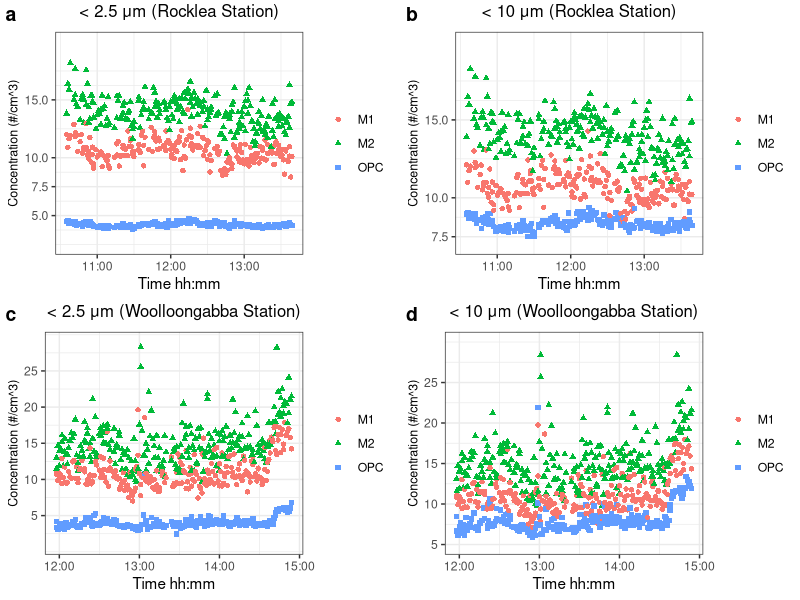

Generate this figure with R:
## ---- chunk 1
knitr::opts_chunk$set(echo = TRUE)
## ---- chunk 2
library(tidyverse)
library(ggplot2)
rock2.5 <- read.csv("Data/Rocklea station 2.5um.csv")
rock10 <- read.csv("Data/Rocklea station 10um.csv")
wool2.5 <- read.csv("Data/Woolloongabba station 2.5.csv")
wool10 <- read.csv("Data/Woolloongabba station 10um.csv")
## ---- chunk 3
Rock2.5 <- rock2.5 %>%
  pivot_longer(2:4, names_to = "type", values_to = "value")
Rock2.5$t <- as.POSIXct(Rock2.5$t, format = "%d/%m/%Y %H:%M", "%H:%M", tz = "EST")
typeof(Rock2.5$t)
Rock10 <- rock10 %>%
  pivot_longer(2:4, names_to = "type", values_to = "value")
Rock10$t <- as.POSIXct(Rock10$t, format = "%d/%m/%Y %H:%M", "%H:%M", tz = "EST")
Wool2.5 <- wool2.5 %>%
  pivot_longer(2:4, names_to = "type", values_to = "value")
Wool2.5$t <- as.POSIXct(Wool2.5$t, format = "%d/%m/%Y %H:%M", "%H:%M", tz = "EST")
Wool10 <- wool10 %>%
  pivot_longer(2:4, names_to = "type", values_to = "value")
Wool10$t <- as.POSIXct(Wool10$t, format = "%d/%m/%Y %H:%M", "%H:%M", tz = "EST")

## ---- chunk 4
plotA <- Rock2.5 %>%
  ggplot(aes(x = t, y = value, shape = type, color = type)) +
  geom_point() +
  theme_bw() +
  labs(y = "Concentration (#/cm^3)",
       x = "Time hh:mm",
       title = "< 2.5 μm (Rocklea Station)") +
  scale_y_continuous(breaks = c(5, 7.5, 10, 15), limits = c(2.5, 20)) +
  theme(plot.title = element_text(size = 12, hjust = 0.5, vjust = 2)) +
  theme(legend.title= element_blank(),
        axis.title.y = element_text(size=9))
## ---- chunk 5
plotB <- Rock10 %>%
  ggplot(aes(x = t, y = value, shape = type, color = type)) +
  geom_point() +
  theme_bw() +
  labs(y = "Concentration (#/cm^3)",
       x = "Time hh:mm",
       title = "< 10 μm (Rocklea Station)") +
  scale_y_continuous(breaks = c(7.5, 10, 15), limits = c(7, 20)) +
  theme(plot.title = element_text(size = 12, hjust = 0.5, vjust = 2)) +
  theme(legend.title= element_blank(),
        axis.title.y = element_text(size=9))
## ---- chunk 6
plotC <- Wool2.5 %>%
  ggplot(aes(x = t, y = value, shape = type, color = type)) +
  geom_point() +
  theme_bw() +
  labs(y = "Concentration (#/cm^3)",
       x = "Time hh:mm",
       title = "< 2.5 μm (Woolloongabba Station)") +
  scale_y_continuous(breaks = c(5, 10, 15, 20, 25), limits = c(1, 29)) +
  theme(plot.title = element_text(size = 12, hjust = 0.5, vjust = 2)) +
  theme(legend.title= element_blank(),
        axis.title.y = element_text(size=9))
## ---- chunk 7
plotD <- Wool10 %>%
  ggplot(aes(x = t, y = value, shape = type, color = type)) +
  geom_point() +
  theme_bw() +
  labs(y = "Concentration (#/cm^3)",
       x = "Time hh:mm",
       title = "< 10 μm (Woolloongabba Station)") +
  scale_y_continuous(breaks = c(5, 10, 15, 20, 25), limits = c(5, 30)) +
  theme(plot.title = element_text(size = 12, hjust = 0.5, vjust = 2)) +
  theme(legend.title= element_blank(),
        axis.title.y = element_text(size=9))
## ---- chunk 8
library(ggpubr)
ggarrange(
  plotA, plotB, plotC, plotD,
  plotlist = NULL,
  ncol = 2,
  nrow = 2,
  labels = letters[1:4],
  label.x = 0,
  label.y = 1,
  hjust = -0.5,
  vjust = 1.5,
  font.label = list(size = 14, color = "black", face = "bold", family = NULL),
  align = c("none", "h", "v", "hv"),
  widths = 1,
  heights = 1,
  legend = NULL,
  common.legend = FALSE,
  legend.grob = NULL
)
